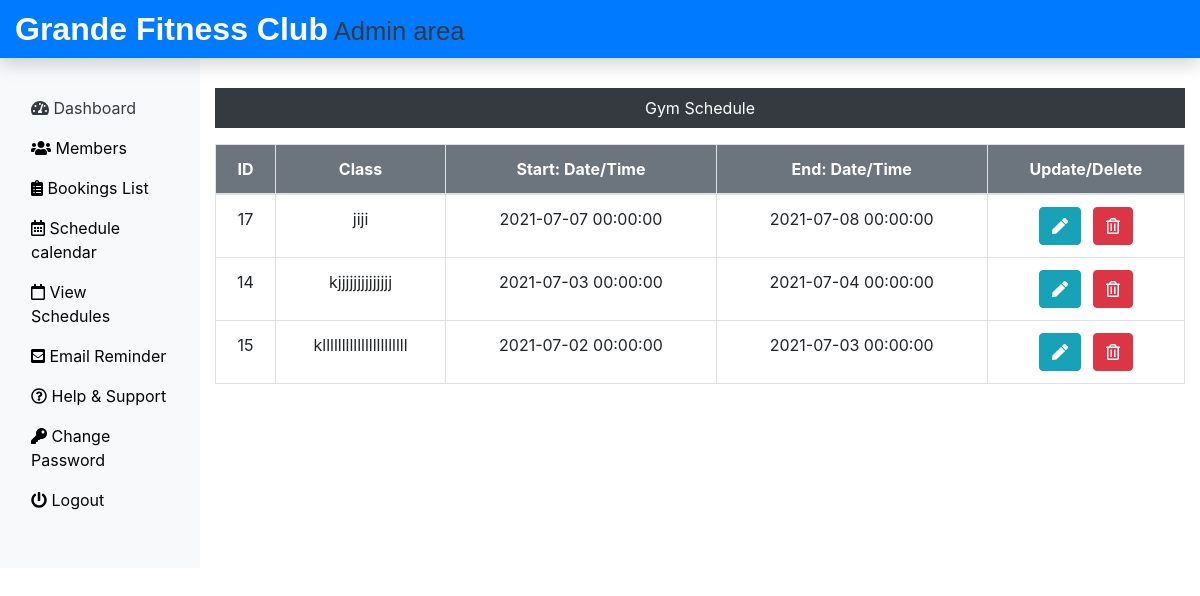
The page /Admin/view_schedule.php (signed in) on the database its author committed.
### tables this page shows
CREATE TABLE `tbl_events` (
  `id` int(11) NOT NULL,
  `title` varchar(255) NOT NULL,
  `start` datetime NOT NULL,
  `end` datetime DEFAULT NULL
);

### Admin/view_schedule.php (the view, shortened to what this page needs)
<?php
include('includes/header.php');
include('../dbConnection.php');
?>
<div class="col-sm-9 col-md-10 mt-5 text-center">
  <p class="bg-dark text-white p-2">Gym Schedule</p>
  <?php
  $sql = "SELECT * FROM tbl_events ORDER BY start DESC";
  $result = $conn->query($sql);
  if ($result && $result->num_rows > 0) {
    echo '<table class="table table-bordered table-hover">
      <thead>
        <tr class="bg-secondary text-white">
          <th>ID</th>
          <th>Class</th>
          <th>Start: Date/Time</th>
          <th>End: Date/Time</th>
          <th>Update/Delete</th>
        </tr>
      </thead>
      <tbody>';
    while ($row = $result->fetch_assoc()) {
      echo '<tr>';
      echo '<td>' . $row["id"] . '</td>';
      echo '<td>' . $row["title"] . '</td>';
      echo '<td>' . $row["start"] . '</td>';
      echo '<td>' . $row["end"] . '</td>';
      echo '<td>
        <form action="updateevent.php" method="POST" class="d-inline">
          <input type="hidden" name="id" value="' . $row["id"] . '">
          <button type="submit" class="btn btn-info mr-2" name="view"><i class="fas fa-pen"></i></button>
        </form>
        <form action="" method="POST" class="d-inline">
          <input type="hidden" name="id" value="' . $row["id"] . '">
          <button type="submit" class="btn btn-danger" name="delete"><i class="far fa-trash-alt"></i></button>
        </form>
      </td>';
      echo '</tr>';
    }
    echo '</tbody></table>';
  } else {
    echo "<div class='alert alert-warning'>No schedules found.</div>";
  }
  ?>
</div>
<?php include('includes/footer.php'); ?>

### rows shown on the page
tbl_events: id "17", title "jiji", start "2021-07-07 00:00:00", end "2021-07-08 00:00:00"
tbl_events: id "14", title "kjjjjjjjjjjjjjj", start "2021-07-03 00:00:00", end "2021-07-04 00:00:00"
tbl_events: id "15", title "kllllllllllllllllllllll", start "2021-07-02 00:00:00", end "2021-07-03 00:00:00"
